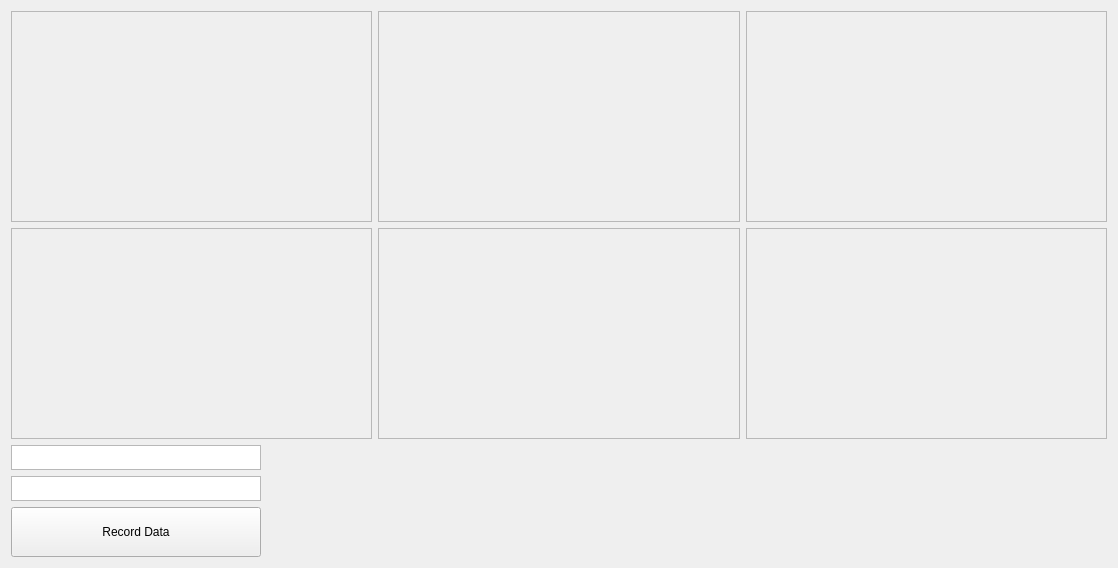
<?xml version="1.0" encoding="UTF-8"?>
<ui version="4.0">
 <class>MainWindow</class>
 <widget class="QMainWindow" name="MainWindow">
  <property name="geometry">
   <rect>
    <x>0</x>
    <y>0</y>
    <width>1118</width>
    <height>568</height>
   </rect>
  </property>
  <property name="windowTitle">
   <string>MainWindow</string>
  </property>
  <widget class="QWidget" name="centralWidget">
   <property name="enabled">
    <bool>true</bool>
   </property>
   <layout class="QVBoxLayout" name="verticalLayout">
    <item>
     <layout class="QVBoxLayout" name="verticalLayout_2">
      <property name="sizeConstraint">
       <enum>QLayout::SetNoConstraint</enum>
      </property>
      <item>
       <layout class="QHBoxLayout" name="horizontalLayout_2">
        <item>
         <widget class="QwtPlot" name="posteriorZ">
          <property name="frameShape">
           <enum>QFrame::StyledPanel</enum>
          </property>
          <property name="frameShadow">
           <enum>QFrame::Raised</enum>
          </property>
         </widget>
        </item>
        <item>
         <widget class="QwtPlot" name="anteriorX">
          <property name="frameShape">
           <enum>QFrame::StyledPanel</enum>
          </property>
          <property name="frameShadow">
           <enum>QFrame::Raised</enum>
          </property>
         </widget>
        </item>
        <item>
         <widget class="QwtPlot" name="anteriorZ">
          <property name="frameShape">
           <enum>QFrame::StyledPanel</enum>
          </property>
          <property name="frameShadow">
           <enum>QFrame::Raised</enum>
          </property>
         </widget>
        </item>
       </layout>
      </item>
      <item>
       <layout class="QHBoxLayout" name="horizontalLayout">
        <item>
         <widget class="QwtPlot" name="posteriorX">
          <property name="frameShape">
           <enum>QFrame::StyledPanel</enum>
          </property>
          <property name="frameShadow">
           <enum>QFrame::Raised</enum>
          </property>
         </widget>
        </item>
        <item>
         <widget class="QwtPlot" name="posteriorY">
          <property name="frameShape">
           <enum>QFrame::StyledPanel</enum>
          </property>
          <property name="frameShadow">
           <enum>QFrame::Raised</enum>
          </property>
         </widget>
        </item>
        <item>
         <widget class="QwtPlot" name="anteriorY">
          <property name="frameShape">
           <enum>QFrame::StyledPanel</enum>
          </property>
          <property name="frameShadow">
           <enum>QFrame::Raised</enum>
          </property>
         </widget>
        </item>
       </layout>
      </item>
     </layout>
    </item>
    <item>
     <widget class="QTextEdit" name="gyroDifference">
      <property name="maximumSize">
       <size>
        <width>250</width>
        <height>25</height>
       </size>
      </property>
     </widget>
    </item>
    <item>
     <widget class="QTextEdit" name="accelDifference">
      <property name="maximumSize">
       <size>
        <width>250</width>
        <height>25</height>
       </size>
      </property>
     </widget>
    </item>
    <item>
     <widget class="QPushButton" name="saveData">
      <property name="minimumSize">
       <size>
        <width>250</width>
        <height>50</height>
       </size>
      </property>
      <property name="maximumSize">
       <size>
        <width>250</width>
        <height>50</height>
       </size>
      </property>
      <property name="text">
       <string>Record Data</string>
      </property>
     </widget>
    </item>
   </layout>
  </widget>
 </widget>
 <layoutdefault spacing="6" margin="11"/>
 <customwidgets>
  <customwidget>
   <class>QwtPlot</class>
   <extends>QFrame</extends>
   <header>qwt_plot.h</header>
   <container>1</container>
  </customwidget>
 </customwidgets>
 <resources/>
 <connections/>
</ui>
